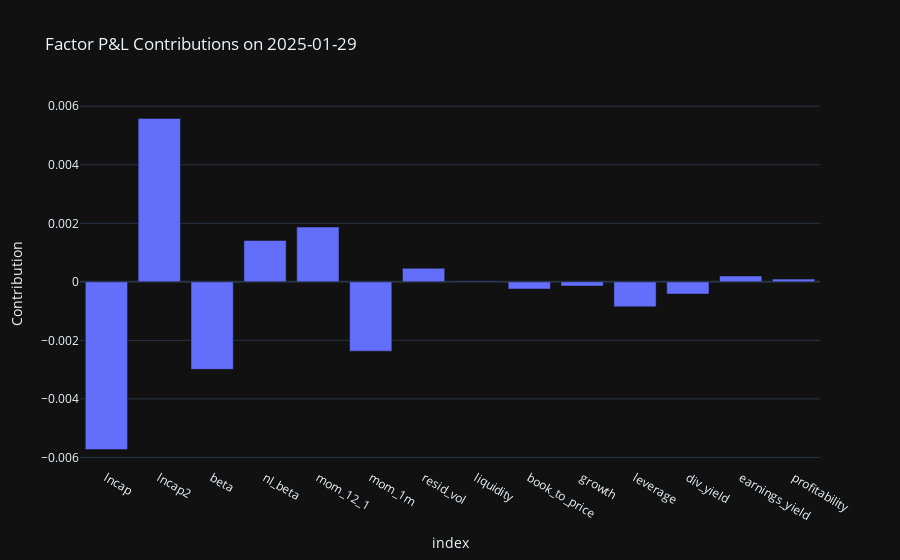

Notebook code cell kept with this figure:
### Markdown cell above
## 5. Factor Attribution
Compute per-factor P&L contributions and predicted portfolio return:

$$ C_f(t) = x_f(t)\,r_f(t),\quad \hat{R}(t) = \sum_f C_f(t) $$

### Code cell
# 5. Load factor returns and perform attribution
contrib, pred_returns = pfa.factor_attribution()
last_date = contrib.index.max()
# Plot contributions for last date
bar = contrib.loc[last_date].reset_index(name='Contribution')
fig = px.bar(bar, x='index', y='Contribution',
             title=f'Factor P&L Contributions on {last_date.date()}')
fig.show()

### Figure 1 — Plotly figure (JSON) as saved in the notebook; plotly's stock layout.template omitted (floating-point values rounded to 4 significant figures)
{"data": [{"hovertemplate": "index=%{x}<br>Contribution=%{y}<extra></extra>", "legendgroup": "", "marker": {"color": "#636efa", "pattern": {"shape": ""}}, "name": "", "orientation": "v", "showlegend": false, "textposition": "auto", "x": ["lncap", "lncap2", "beta", "nl_beta", "mom_12_1", "mom_1m", "resid_vol", "liquidity", "book_to_price", "growth", "leverage", "div_yield", "earnings_yield", "profitability"], "xaxis": "x", "y": [-0.005732, 0.005584, -0.002991, 0.001412, 0.001874, -0.002369, 0.0004627, 2.744e-05, -0.0002473, -0.0001442, -0.0008536, -0.0004191, 0.0001998, 9.281e-05], "yaxis": "y", "type": "bar"}], "layout": {"xaxis": {"anchor": "y", "domain": [0.0, 1.0], "title": {"text": "index"}}, "yaxis": {"anchor": "x", "domain": [0.0, 1.0], "title": {"text": "Contribution"}}, "legend": {"tracegroupgap": 0}, "title": {"text": "Factor P&L Contributions on 2025-01-29"}, "barmode": "relative"}}
